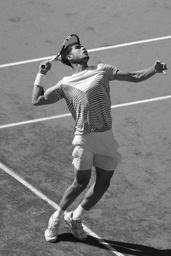
#> input picture h3/Alcaraz_gray.jpg, 171 x 256 px, shrunk from 1024 x 1533 before the run
$ jupyter execute hwk3-quantization.ipynb   (shell and % lines are left out)
#> lines starting #> are read from the running program, lines starting #| are printed output that depends on the picture
# 作业3：图像量化

[cell 1]
from skimage import io,data,exposure
import matplotlib.pyplot as plt

> 选取一张灰度图像，采用均匀量化方法将其灰度值量化为32个灰度等级，比较量化前后图像质量的差异

均匀量化过程：

- 首先img // 8, 这是整数除法，原本256个灰度值除以8，得到0-31共32个灰度值
- 再将结果* 8 ，相当于再映射回去，这样灰度量化为在0-255区间内均匀分布的32个灰度等级

量化以后，不放大看的情况下，图像只有细微的差别

[cell 2]
img = io.imread('Alcaraz_gray.jpg')
#> img is the input picture: shape (256, 171, 3); min 2, max 255, mean 125.1

plt.figure("comparison", figsize=(10, 10))

arr = img.flatten()
plt.subplot(221)
plt.imshow(img, plt.cm.gray)  # 原始图像
plt.title("origin")

plt.subplot(222)
plt.hist(arr, bins=256, density=True, edgecolor='None', facecolor='red')  # 原始图像直方图
plt.title("origin-hist")

# 均匀量化为32个灰度等级
quantized_img = (img // 8) * 8
arr_quantized = quantized_img.flatten()

# 量化后的图像展示
plt.subplot(223)
plt.imshow(quantized_img, plt.cm.gray)
plt.title("quantized")

plt.subplot(224)
plt.hist(arr_quantized, bins=32, density=True, edgecolor='None', facecolor='blue')
plt.title("quantized-hist")

plt.show()
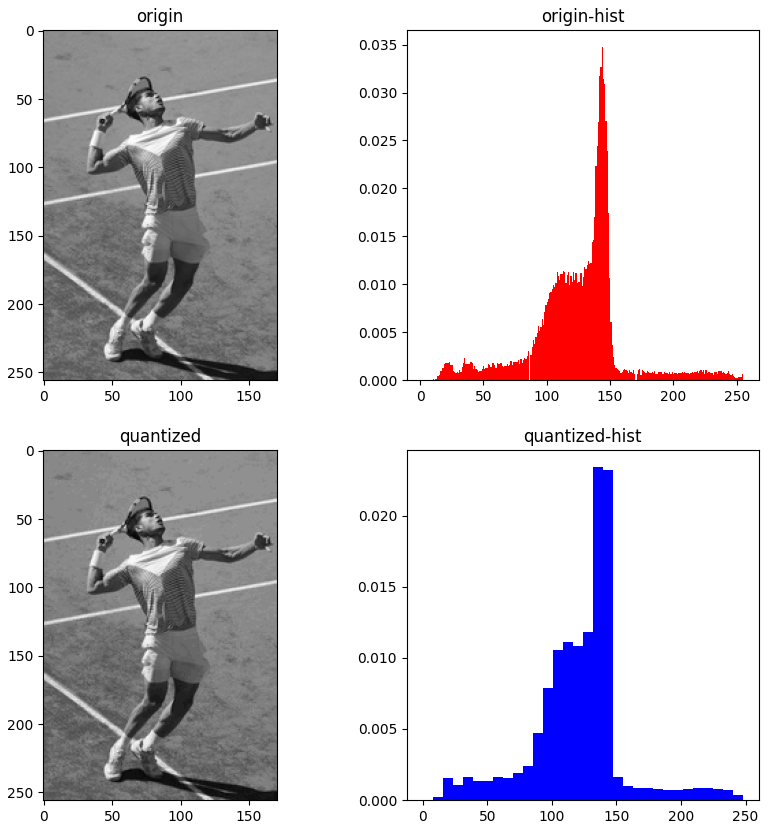
#> figure drawn by matplotlib, 4 panels; panel 2: tallest bar 0.0348 high, from x = 143.3 to 144.3; panel 4: tallest bar 0.0234 high, from x = 131.8 to 139.5

> 选取一张彩色图像，采用K-means方法将图像的颜色量化为128种颜色，比较量化前后图像质量的差异

-------

k-means方法的步骤为：
- 选择初始簇中心：随机选择k个点作为初始的质心（centroids），k为聚类数，**我们从图像中随机选取k个RGB值**
- 分配数据点：将每个数据点分配给距离最近的质心。这个距离通常使用欧几里得距离来计算。**我们将图像中的像素分配到颜色距离最短的那个类别索引中去**，色彩距离表示公式为：$$
dist^{2} = \sqrt{R^2 + G^2 + B^2}
$$
- 更新质心：计算各个索引下像素颜色的平均值，该平均值成为新的类别
- 重复步骤 2 和 3：不断重复数据点的分配和质心更新，直到质心位置不再发生变化或满足停止条件（如迭代次数达到预设值）。
- 迭代结束，将各个像素分配到色彩距离最小的那个类别当中去

这里我们可以直接调用sk-learn中的kmeans方法实现

[cell 3]
from sklearn.cluster import KMeans
img = io.imread('Alcaraz.jpg')
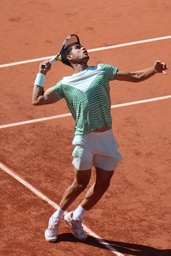
#> input picture h3/Alcaraz.jpg, 171 x 256 px, shrunk from 1024 x 1533 before the run
#> img is the input picture: shape (256, 171, 3); mean R, G, B 171.4, 106.8, 84.7

rows, cols, channels = img.shape
#> rows = 256; cols = 171; channels = 3
# 图像展平成二维数组
img_flatten = img.reshape(-1,3)
kmeans = KMeans(n_clusters=128, random_state=0).fit(img_flatten)

centroids = kmeans.cluster_centers_.astype('uint8')# 颜色转化为整数
#> centroids = 128 rows, first 8: [138, 151, 157], [178, 100, 75], [87, 40, 32], [239, 208, 201], [206, 126, 96], [163, 81, 55], [105, 107, 123], [83, 82, 70]
labels = kmeans.labels_
quantized_img = centroids[labels].reshape(rows,cols,channels)

plt.figure(figsize=(12,6))

plt.subplot(121)
plt.imshow(img)
plt.title('original')

plt.subplot(122)
plt.imshow(quantized_img)
plt.title('KMeans')

plt.show()
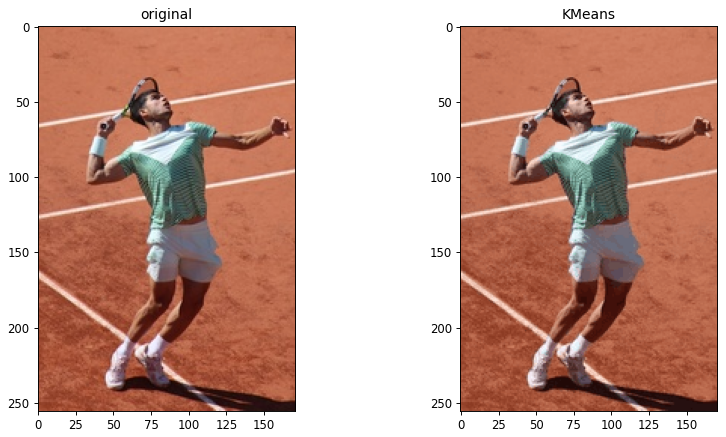
#> figure drawn by matplotlib, 2 panels
